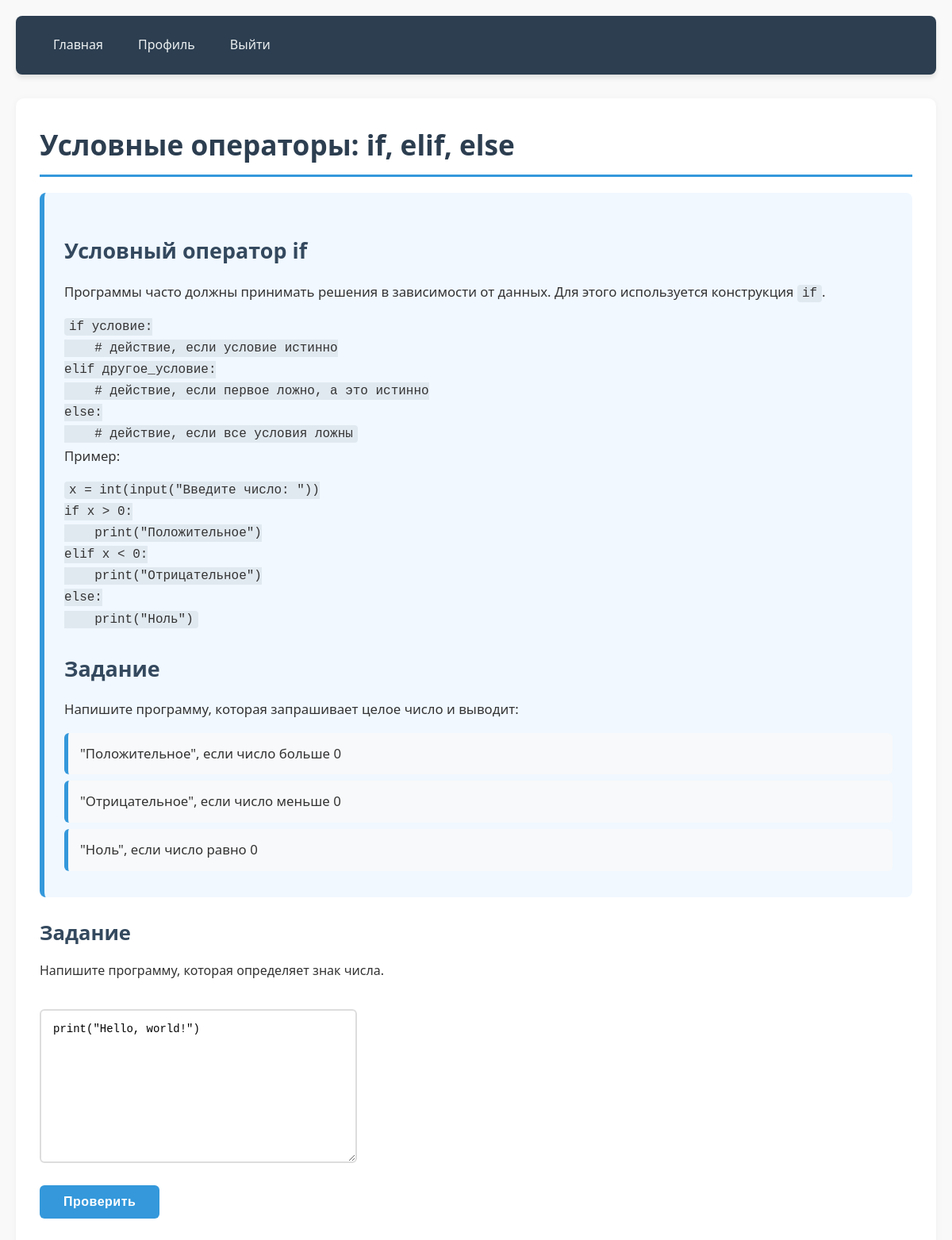
The app's page /lesson/2 (signed in) with its own data.
### tables this page shows
CREATE TABLE lessons (
            id INTEGER PRIMARY KEY AUTOINCREMENT,
            title TEXT NOT NULL,
            content TEXT NOT NULL,
            exercise TEXT NOT NULL
        );

### app.py (the view)
@app.route('/lesson/<int:lesson_id>')
def lesson(lesson_id):
    if 'user_id' not in session:
        return redirect(url_for('login'))
    db = get_db()
    lesson = db.execute('SELECT * FROM lessons WHERE id = ?', (lesson_id,)).fetchone()
    if lesson is None:
        return 'Урок не найден', 404
    completed = db.execute('SELECT * FROM progress WHERE user_id = ? AND lesson_id = ? AND completed = 1', (session['user_id'], lesson_id)).fetchone()
    return render_template('lesson.html', lesson=lesson, completed=completed)

### app.py (called while the page is built)
def get_db():
    db = getattr(g, '_database', None)
    if db is None:
        db = g._database = sqlite3.connect(DATABASE)
        db.row_factory = sqlite3.Row
    return db

@app.teardown_appcontext
def close_connection(exception):
    db = getattr(g, '_database', None)
    if db is not None:
        db.close()

### templates/lesson.html (shortened to what this page needs)
{% extends "base.html" %}
{% block content %}
<h1>{{ lesson.title }}</h1>
<div class="theory">{{ lesson.content|safe }}</div>
<h2>Задание</h2>
<p>{{ lesson.exercise }}</p>
{% if completed %}
    <p class="success">✅ Урок уже выполнен</p>
{% else %}
    <form method="post" action="{{ url_for('check', lesson_id=lesson.id) }}">
        <textarea id="code" name="code" rows="10" cols="50">print("Hello, world!")</textarea>
        <br>
        <button type="submit">Проверить</button>
    </form>
{% endif %}
{% endblock %}

### static/style.css (style rules this page uses)
* { margin: 0; padding: 0; box-sizing: border-box; }
body { font-family: 'Segoe UI', Tahoma, Geneva, Verdana, sans-serif; background-color: #f9f9f9; color: #333; line-height: 1.6; padding: 20px; }
h1 { font-size: 2.2em; color: #2c3e50; margin-bottom: 20px; border-bottom: 3px solid #3498db; padding-bottom: 10px; }
h2 { font-size: 1.6em; color: #34495e; margin: 25px 0 15px; }
ul { list-style: none; }
li { padding: 12px 15px; margin-bottom: 8px; background-color: #f8f9fa; border-radius: 6px; border-left: 5px solid #3498db; transition: transform 0.2s, box-shadow 0.2s; }
.theory { background-color: #f1f8ff; padding: 25px; border-radius: 8px; margin: 20px 0; border-left: 6px solid #3498db; font-size: 1.05em; line-height: 1.7; }
.theory p { margin-bottom: 15px; }
.theory code { background: #e1e9f0; padding: 2px 6px; border-radius: 4px; font-family: 'Courier New', monospace; font-size: 0.95em; }
textarea { width: 100%; padding: 15px; font-family: 'Courier New', monospace; font-size: 14px; border: 2px solid #ddd; border-radius: 6px; resize: vertical; margin: 15px 0; }
button, .button { background-color: #3498db; color: white; border: none; padding: 12px 30px; font-size: 1em; border-radius: 6px; cursor: pointer; transition: background-color 0.3s, transform 0.1s; font-weight: 600; letter-spacing: 0.5px; margin: 5px 0; }
form { max-width: 400px; margin: 20px 0; }

### records on screen
lessons: title "Условные операторы: if, elif, else", content "Условный оператор if Программы часто должны принимать решения в зависимости от данных. Для этого используется конструкция if . if условие: # действие, если условие истинно elif другое_условие: # действие, если первое ложно, а это истинно else: # действие, если все условия ложны Пример: x = int(input(\"Введите число: \")) if x > 0: print(\"Положительное\") elif x < 0: print(\"Отрицательное\") else: print(\"Ноль\") Задание Напишите программу, которая запрашивает целое число и выводит: \"Положительное\", если число больше 0 \"Отрицательное\", если число меньше 0 \"Ноль\", если число равно 0", exercise "Напишите программу, которая определяет знак числа."
